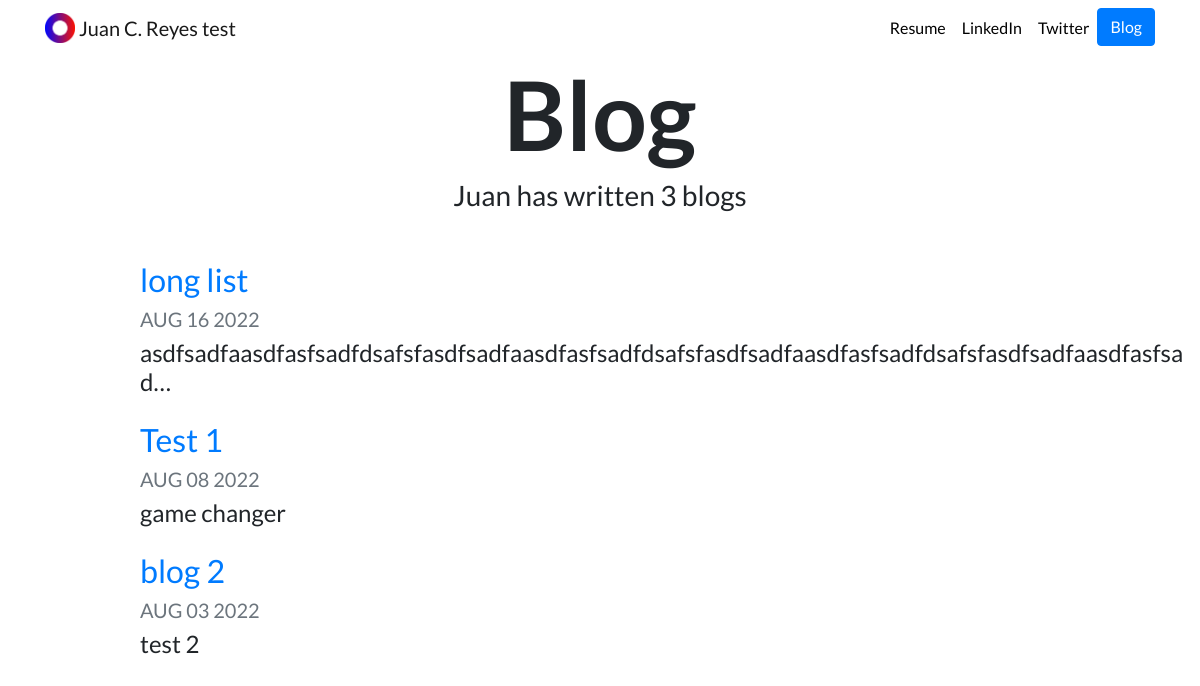
Screenshot of /blog/ with the database file from the repository.
### blog/models.py (models this page shows, shortened)
class Blog(models.Model):
    title = models.CharField(max_length=200)
    description = models.TextField()
    date = models.DateField()

### blog/views.py (the view)
# urls.py: path('', views.all_blogs, name='all_blogs'),
def all_blogs(request):
    blogs = Blog.objects.order_by('-date')
    return render(request, 'blog/all_blogs.html', {'blogs':blogs})

### blog/templates/blog/all_blogs.html
{% extends "portfolio/base.html" %}
{% load static %}
{% block content %}
<h1 id="blogtitle" class="font-weight-bold text-center">Blog</h1>
<h3 class="text-center mb-5">Juan has written {{ blogs.count }} blog{{ blogs.count|pluralize }}</h3>
{% for blog in blogs %}
<div class="row justify-content-center my-3">
  <div class="col-md-10">
    <a href="{% url 'blog:detail' blog.id %}">
      <h2>{{ blog.title }}</h2>
    </a>
    <h5 class="text-muted">{{ blog.date|date:'M d Y'|upper }}</h5>
    <h4>{{ blog.description|striptags|truncatechars:100 }}</h4>
  </div>
</div>
{% endfor %}
{% endblock %}

### portfolio/static/portfolio/custom.css (style rules this page uses)
body { font-family: 'Lato', sans-serif; }
#blogtitle { font-size: 6rem; }

### rows the page displays
Blog: title "long list", date "AUG 16 2022", description "asdfsadfaasdfasfsadfdsafsfasdfsadfaasdfasfsadfdsafsfasdfsadfaasdfasfsadfdsafsfasdfsadfaasdfasfsa d…"
Blog: title "Test 1", date "AUG 08 2022", description "game changer"
Blog: title "blog 2", date "AUG 03 2022", description "test 2"

### other values shown
{{ blogs.count }} "3"
